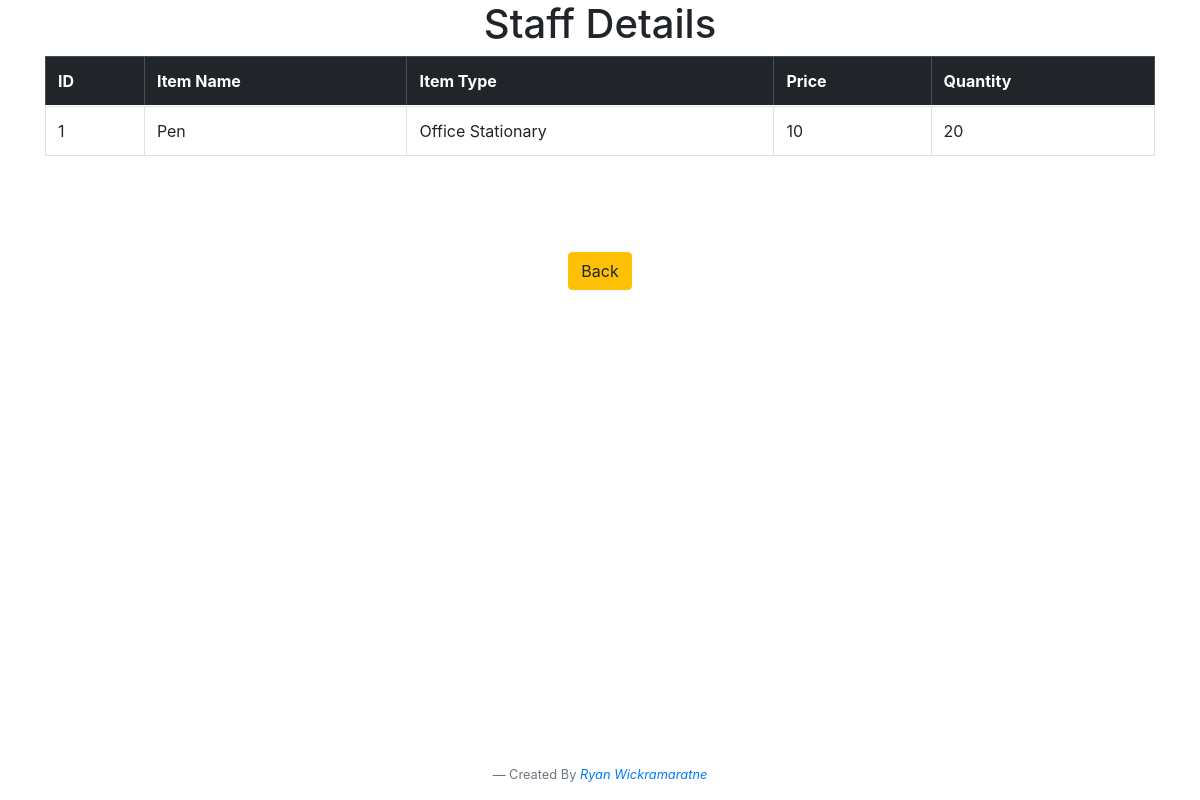
Page /Page_Files/Functions_Other/View_Other.php?user_id=1 on the committed database.
### tables this page shows
CREATE TABLE IF NOT EXISTS `other` (
  `id` int(10) NOT NULL AUTO_INCREMENT,
  `o_card` varchar(50) NOT NULL,
  `o_name` varchar(50) NOT NULL,
  `o_type` varchar(50) NOT NULL,
  `o_price` varchar(50) NOT NULL,
  `o_quantity` int(50) NOT NULL,
  PRIMARY KEY (`id`)
);

### Page_Files/Functions_Other/View_Other.php (the view, shortened to what this page needs)
<?php  include '../../header.php'?>
<h1 class="text-center">Staff Details</h1>
  <div class="container">
    <table class="table table-striped table-bordered table-hover">
      <thead class="table-dark">
        <tr>
          <th  scope="col">ID</th>
          <th  scope="col">Item Name</th>
          <th  scope="col">Item Type</th>
          <th  scope="col">Price</th>
          <th  scope="col">Quantity</th>
        </tr>
      </thead>
        <tbody>
          <tr>
            <?php
              if (isset($_GET['user_id']))
              {
                  $userid = $_GET['user_id'];
                  $query="SELECT * FROM other WHERE id = {$userid} ";
                  $view_other= mysqli_query($conn,$query);
                  while($row = mysqli_fetch_assoc($view_other))
                  {
                    $idc = $row['o_card'];
                    $Name  = $row['o_name'];
                    $Type  = $row['o_type'];
                    $Price = $row['o_price'];
                    $Quantity = $row['o_quantity'];
                    echo "<tr >";
                    echo " <td >{$idc}</td>";
                    echo " <td > {$Name}</td>";
                    echo " <td > {$Type}</td>";
                    echo " <td > {$Price} </td>";
                    echo " <td > {$Quantity}</td>";
                    echo " </tr> ";
                  }
                }
            ?>
          </tr>
        </tbody>
    </table>
  </div>
  <div class="container text-center mt-5">
    <a href="../Other.php" class="btn btn-warning mt-5"> Back </a>
  <div>
<?php include "../../footer.php" ?>

### rows in the picture
other: o_card "1", o_name "Pen", o_type "Office Stationary", o_price "10", o_quantity "20"
